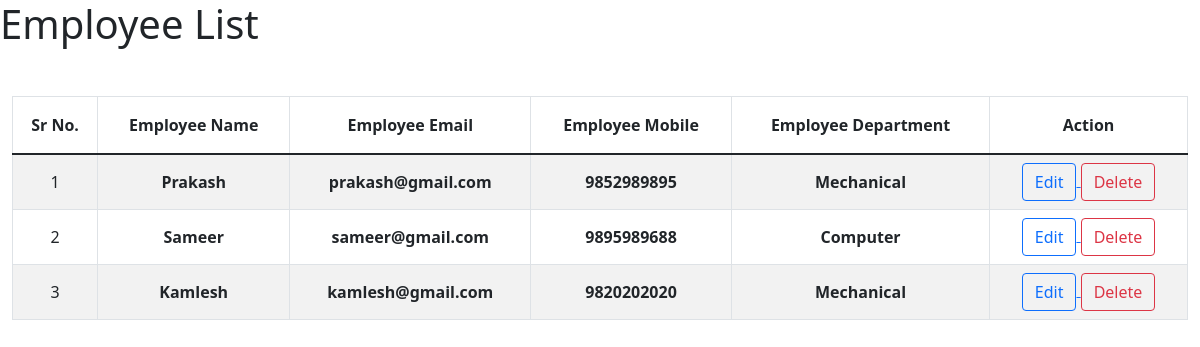
The app's page /app/list-employee/, older data.
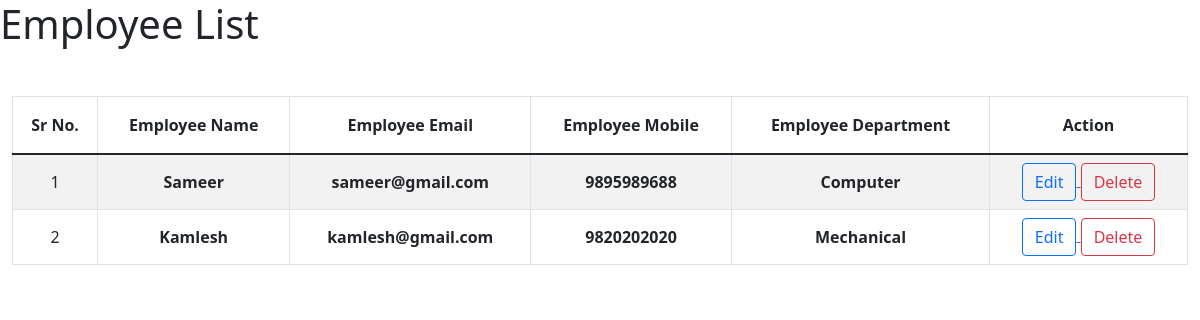
The same page, newer data.
### employeeapp/models.py (models this page shows, shortened)
class Employee(models.Model):
    name  = models.CharField(max_length=100)
    email = models.EmailField(unique = True)
    mobile = models.CharField(max_length=10, validators=[check_mobile_digit])
    department = models.ForeignKey(Department, on_delete=models.CASCADE)

class Department(models.Model):
    name = models.CharField(max_length = 100)

### app/views.py (the view)
# urls.py: path('list-employee/', views.list_employee, name="list-employee"),
def list_employee(request):
    employees = Employee.objects.all()
    context = {'employees' : employees}
    return render(request, 'list_employee.html', context)

### app/templates/list_employee.html (shortened to what this page needs)
<!doctype html>
<html lang="en">
  <head>
    <link href="https://cdn.jsdelivr.net/npm/bootstrap@5.1.3/dist/css/bootstrap.min.css" rel="stylesheet">
  </head>
  <body>
    <h1>Employee List</h1>
    <div class="container-fluid mt-5">
        <table class="table table-striped table-hover table-bordered text-center align-middle">
            <thead>
                <tr>
                    <th class="py-3">Sr No.</th>
                    <th class="py-3">Employee Name</th>
                    <th class="py-3">Employee Email</th>
                    <th class="py-3">Employee Mobile</th>
                    <th class="py-3">Employee Department</th>
                    <th class="py-3">Action</th>
                </tr>
            </thead>
            <tbody>
                {% for employee in employees %}
                <tr>
                    <td>{{forloop.counter}}</td>
                    <td class="fw-bold">{{employee.name}}</td>
                    <td class="fw-bold">{{employee.email}}</td>
                    <td class="fw-bold">{{employee.mobile}}</td>
                    <td class="fw-bold">{{employee.department.name}}</td>
                    <td>
                        <a href="{% url 'edit-employee' employee.pk  %}">
                            <button class="btn btn-outline-primary">Edit</button>
                        </a>
                        <a href=" {% url 'delete-employee' employee.pk %} ">
                            <button class="btn btn-outline-danger">Delete</button>
                        </a>
                    </td>
                </tr>
                {% endfor %}
            </tbody>
        </table>
    </div>
  </body>
</html>

Row changes from the older to the newer data that the page shows:
removed Employee: name "Prakash", email "prakash@gmail.com", mobile "9852989895", department.name "Mechanical"
